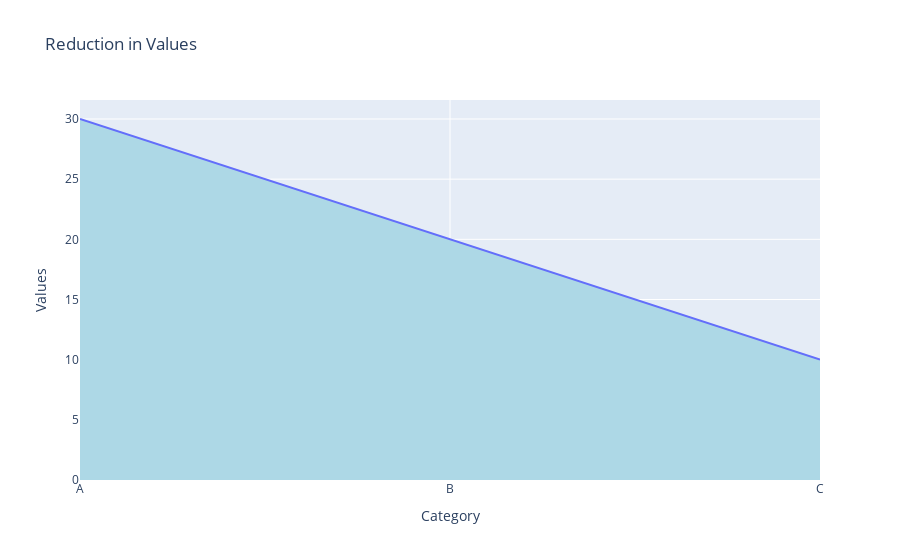

The cell this chart's notebook holds for it:
### Code cell
import plotly.graph_objects as go

fig = go.Figure(go.Scatter(
    x=["A", "B", "C"],
    y=[30, 20, 10],
    fill='tozeroy',  # Fill area under the line
    mode='lines',
    fillcolor='lightblue'
))

fig.update_layout(title="Reduction in Values", xaxis_title="Category", yaxis_title="Values")
fig.show()

### Figure 1 — Plotly figure (JSON) as saved in the notebook; plotly's stock layout.template omitted (floating-point values rounded to 4 significant figures)
{"data": [{"fill": "tozeroy", "fillcolor": "lightblue", "mode": "lines", "x": ["A", "B", "C"], "y": [30, 20, 10], "type": "scatter"}], "layout": {"title": {"text": "Reduction in Values"}, "xaxis": {"title": {"text": "Category"}}, "yaxis": {"title": {"text": "Values"}}}}
